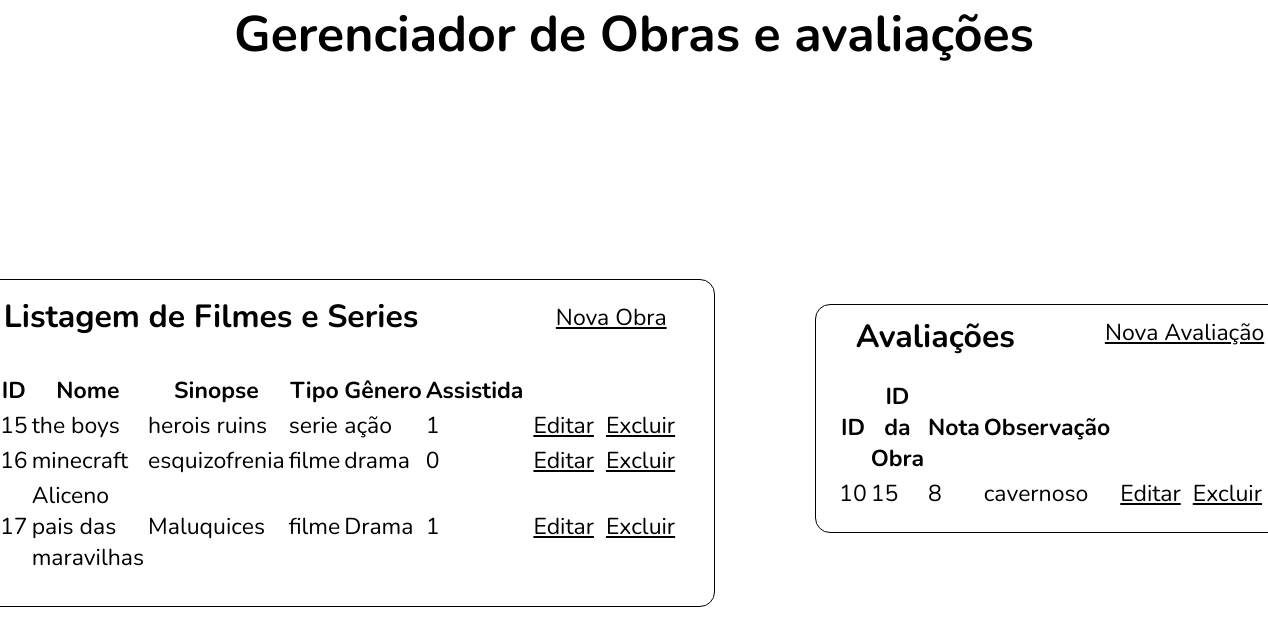
The page / on the database its author committed.
### tables this page shows
CREATE TABLE `obras` (
  `id` int(11) NOT NULL,
  `nome` varchar(250) NOT NULL,
  `sinopse` varchar(250) NOT NULL,
  `tipo` varchar(250) NOT NULL,
  `genero` varchar(250) NOT NULL,
  `assistida` tinyint(1) NOT NULL
);

CREATE TABLE `avaliacao` (
  `id` int(11) NOT NULL,
  `idObra` int(11) NOT NULL,
  `nota` varchar(250) NOT NULL,
  `observacao` varchar(250) NOT NULL
);

### Database.php (called while the page is built, shortened)
<?php
final class Database {
    private $connection;
    public function __construct() {
        $this->connection = new PDO("mysql:host=" . HOST . ";dbname=" . BASE, USER, PASS);
        $this->connection->setAttribute(PDO::ATTR_ERRMODE, PDO::ERRMODE_EXCEPTION);
    }
    public function select($query, $binds = []) {
        $stmt = $this->connection->prepare($query);
        $stmt->execute();
        return $stmt->fetchAll();
    }
    public function __destruct() {
        $this->connection = null;
    }
}

### index.php (the view, shortened to what this page needs)
<!DOCTYPE html>
<html lang="pt-br">
<head>
    <link rel="stylesheet" href="style.css">
</head>
<body>
    <h1 id="geromel"> Gerenciador de Obras e avaliações</h1>
    <div class="container">
        <div id="fes">
        <h1 id="h1" >Listagem de Filmes e Series</h1>
        <br>
        <br>
        <a id="novaObra" href="formulario.php">Nova Obra</a>
        <br>
        <div id="dentro">
        <table>
            <tr>
                <th>ID</th>
                <th>Nome</th>
                <th>Sinopse</th>
                <th>Tipo</th>
                <th>Gênero</th>
                <th>Assistida</th>
            </tr>
            <?php
                require_once("Database.php");
                $db = new Database();
                $obras = $db->select("SELECT * FROM obras");
                foreach($obras as $obra){
                    echo "<tr>";
                    echo "<td>" . $obra["id"] . "</td>";
                    echo "<td>" . $obra["nome"] . "</td>";
                    echo "<td>" . $obra["sinopse"] . "</td>";
                    echo "<td>" . $obra["tipo"] . "</td>";
                    echo "<td>" . $obra["genero"] . "</td>";
                    echo "<td>" . $obra["assistida"] . "</td>";
                    echo "<td>";
                    echo "<a class='gremio' href='formulario.php?id=" . $obra["id"] .  "'>Editar</a>";
                    echo "<a class='gremio' href='excluir.php?id=" . $obra["id"] .  "'>Excluir</a>";
                    echo "</td>";
                    echo "</tr>";
                }
            ?>
        </table>
        </div>
        </div>
        <div id="aval">
        <h1 id="h2">Avaliações</h1>
        <a id="novaObra1" href="formularioAv.php">Nova Avaliação</a>
        <br>
        <div id="dentro1">
        <table>
            <tr>
                <th>ID</th>
                <th>ID da Obra</th>
                <th>Nota</th>
                <th>Observação</th>
            </tr>
            <?php
                require_once("Database.php");
                $db = new Database();
                $avaliacao = $db->select("SELECT * FROM avaliacao");
                foreach($avaliacao as $avaliacoes){
                    echo "<tr>";
                    echo "<td>" . $avaliacoes["id"] . "</td>";
                    echo "<td>" . $avaliacoes["idObra"] . "</td>";
                    echo "<td>" . $avaliacoes["nota"] . "</td>";
                    echo "<td>" . $avaliacoes["observacao"] . "</td>";
                    echo "<td>";
                    echo "<a class='gremio' href='formularioAv.php?id=" . $avaliacoes["id"] .  "'>Editar</a>";
                    echo "<a class='gremio' href='excluirAv.php?id=" . $avaliacoes["id"] .  "'>Excluir</a>";
                    echo "</td>";
                    echo "</tr>";
                }
            ?>
        </table>
        </div>
        </div>
        </div>
</body>
</html>

### style.css (style rules this page uses)
* { margin: 0px; box-sizing: border-box; font-family: 'Bitter', serif; font-family: 'Nunito', sans-serif; font-size: 23px; }
body { height: 100vh; }
.container { display: flex; justify-content: center; align-items: center; margin: 10px; padding: 10px; }
#h1 { margin-top: 10px; margin-left: 13px; font-size: 32px; }
#h2 { margin-top: 10px; margin-left: 13px; font-size: 32px; }
#fes { border-radius: 15px; margin-top: 160px; display: flex; justify-content: space-evenly; margin-top: 190px; align-items: center; margin-right: 100px; border: 1px solid; flex-wrap: wrap; width: 900px; margin-left: 30px; }
#aval { margin-top: 140px; border-radius: 15px; display: flex; justify-content: center; border: 1px solid; width: 700px; flex-wrap: wrap; margin-right: 40px; margin-left: 0px; }
#geromel { display: flex; font-size: 50px; justify-content: center; }
#novaObra { color: black; margin-top: 12px; margin-left: 90px; display: flex; flex-wrap: wrap; }
#novaObra1 { color: black; margin-top: 12px; margin-left: 90px; display: flex; flex-wrap: wrap; }
#dentro { margin: 20px; margin-top: 20px; padding: 10px; }
#dentro1 { margin: 20px; margin-top: 20px; }
.gremio { color: black; margin: 6px; }

### rows shown on the page
obras: id "15", nome "the boys", sinopse "herois ruins", tipo "serie", genero "ação", assistida "1"
obras: id "16", nome "minecraft", sinopse "esquizofrenia", tipo "filme", genero "drama", assistida "0"
obras: id "17", nome "Aliceno pais das maravilhas", sinopse "Maluquices", tipo "filme", genero "Drama", assistida "1"
avaliacao: id "10", idObra "15", nota "8", observacao "cavernoso"
